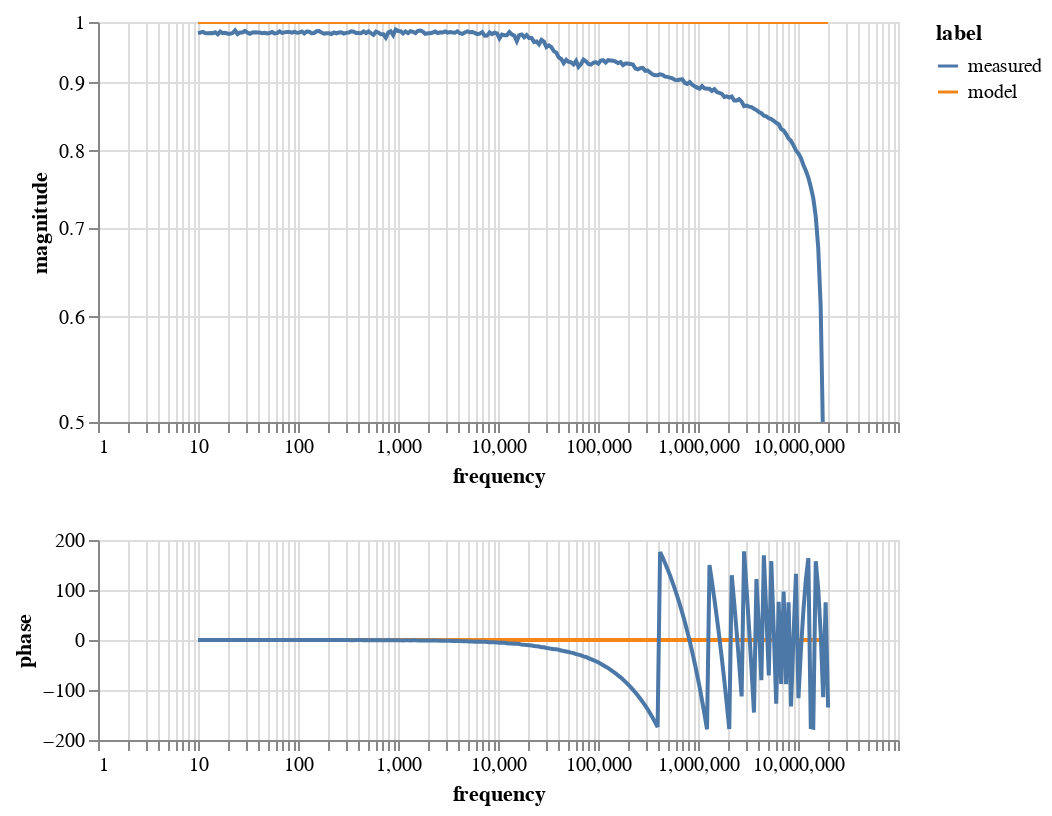

Source (notebook cell):
### Code cell
magnitudechart = alt.Chart(df).mark_line(clip=True).encode(
    x=alt.X('frequency:Q').scale(type="log"),
    y=alt.Y('magnitude:Q').scale(type="log",domain=(0.5, 1)),
    color='label:N',
).properties(
    width=400,
    height=200
)

phasechart = alt.Chart(df).mark_line().encode(
    x=alt.X('frequency:Q').scale(type="log"),
    y=alt.Y('phase:Q'),
    color='label:N',
).properties(
    width=400,
    height=100
)

alt.vconcat(magnitudechart,phasechart)#.transform_filter(alt.FieldRangePredicate(field='freq', range=[8e6, 1e8]))

### Figure 1 — Vega-Lite specification as saved in the notebook (floating-point values rounded to 4 significant figures; data arrays with more than 128 entries replaced by an {"elided": "..."} marker saying what was removed)
{"config": {"view": {"continuousWidth": 300, "continuousHeight": 300}}, "vconcat": [{"mark": {"type": "line", "clip": true}, "encoding": {"color": {"field": "label", "type": "nominal"}, "x": {"field": "frequency", "scale": {"type": "log"}, "type": "quantitative"}, "y": {"field": "magnitude", "scale": {"type": "log", "domain": [0.5, 1]}, "type": "quantitative"}}, "height": 200, "width": 400}, {"mark": {"type": "line"}, "encoding": {"color": {"field": "label", "type": "nominal"}, "x": {"field": "frequency", "scale": {"type": "log"}, "type": "quantitative"}, "y": {"field": "phase", "type": "quantitative"}}, "height": 100, "width": 400}], "data": {"name": "data-fed4088df4f170c10378a7b667dbd4a6"}, "$schema": "https://vega.github.io/schema/vega-lite/v5.16.3.json", "datasets": {"data-fed4088df4f170c10378a7b667dbd4a6": {"elided": "512 records"}}}
